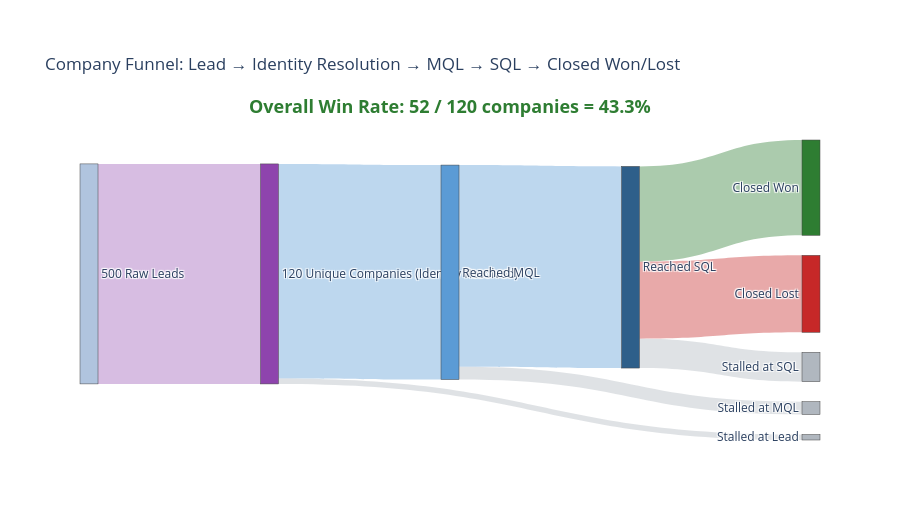

Notebook code cell kept with this figure:
### Markdown cell above
### Metric 2: Funnel Conversion Rate
Definition: company-grain win rate — Closed-Won companies ÷ all companies ever engaged (identity-resolved to 120, not the raw 500 leads).

### Code cell
peak_rank = crm_pipeline.groupby('company_name').stage_rank.max()
n_leads = len(crm_pipeline); n_companies = len(peak_rank)
reached_mql = (peak_rank >= 1).sum(); reached_sql = (peak_rank >= 2).sum()
closed_won = (peak_rank == 4).sum(); closed_lost = (peak_rank == 3).sum()
stalled_lead = (peak_rank == 0).sum(); stalled_mql = (peak_rank == 1).sum(); stalled_sql = (peak_rank == 2).sum()
overall_win_rate = closed_won / n_companies * 100

labels = [f'{n_leads} Raw Leads', f'{n_companies} Unique Companies\n(Identity Resolved)', 'Reached MQL', 'Reached SQL',
          'Closed Won', 'Closed Lost', 'Stalled at Lead', 'Stalled at MQL', 'Stalled at SQL']
node_colors = ['#B0C4DE', '#8E44AD', '#5B9BD5', '#2E5F8A', '#2E7D32', '#C62828', '#B0B7BF', '#B0B7BF', '#B0B7BF']

fig = go.Figure(go.Sankey(
    node=dict(label=labels, color=node_colors, pad=20, thickness=18),
    link=dict(source=[0, 1, 1, 2, 2, 3, 3, 3], target=[1, 2, 6, 3, 7, 4, 5, 8],
              value=[n_companies, reached_mql, stalled_lead, reached_sql, stalled_mql, closed_won, closed_lost, stalled_sql],
              color=['rgba(142,68,173,0.35)', 'rgba(91,155,213,0.4)', 'rgba(176,183,191,0.4)', 'rgba(91,155,213,0.4)',
                     'rgba(176,183,191,0.4)', 'rgba(46,125,50,0.4)', 'rgba(198,40,40,0.4)', 'rgba(176,183,191,0.4)']),
))
fig.update_layout(title_text='Company Funnel: Lead → Identity Resolution → MQL → SQL → Closed Won/Lost', font_size=12, height=520, margin=dict(t=140))
fig.add_annotation(text=f'<b>Overall Win Rate: {closed_won} / {n_companies} companies = {overall_win_rate:.1f}%</b>',
                    xref='paper', yref='paper', x=0.5, y=1.16, showarrow=False, font=dict(size=18, color='#2E7D32'))
fig.show()

### Figure 1 — Plotly figure (JSON) as saved in the notebook; plotly's stock layout.template omitted (floating-point values rounded to 4 significant figures)
{"data": [{"link": {"color": ["rgba(142,68,173,0.35)", "rgba(91,155,213,0.4)", "rgba(176,183,191,0.4)", "rgba(91,155,213,0.4)", "rgba(176,183,191,0.4)", "rgba(46,125,50,0.4)", "rgba(198,40,40,0.4)", "rgba(176,183,191,0.4)"], "source": [0, 1, 1, 2, 2, 3, 3, 3], "target": [1, 2, 6, 3, 7, 4, 5, 8], "value": [120, 117, 3, 110, 7, 52, 42, 16]}, "node": {"color": ["#B0C4DE", "#8E44AD", "#5B9BD5", "#2E5F8A", "#2E7D32", "#C62828", "#B0B7BF", "#B0B7BF", "#B0B7BF"], "label": ["500 Raw Leads", "120 Unique Companies\n(Identity Resolved)", "Reached MQL", "Reached SQL", "Closed Won", "Closed Lost", "Stalled at Lead", "Stalled at MQL", "Stalled at SQL"], "pad": 20, "thickness": 18}, "type": "sankey"}], "layout": {"annotations": [{"font": {"color": "#2E7D32", "size": 18}, "showarrow": false, "text": "<b>Overall Win Rate: 52 / 120 companies = 43.3%</b>", "x": 0.5, "xref": "paper", "y": 1.16, "yref": "paper"}], "font": {"size": 12}, "height": 520, "margin": {"t": 140}, "title": {"text": "Company Funnel: Lead → Identity Resolution → MQL → SQL → Closed Won/Lost"}}}
